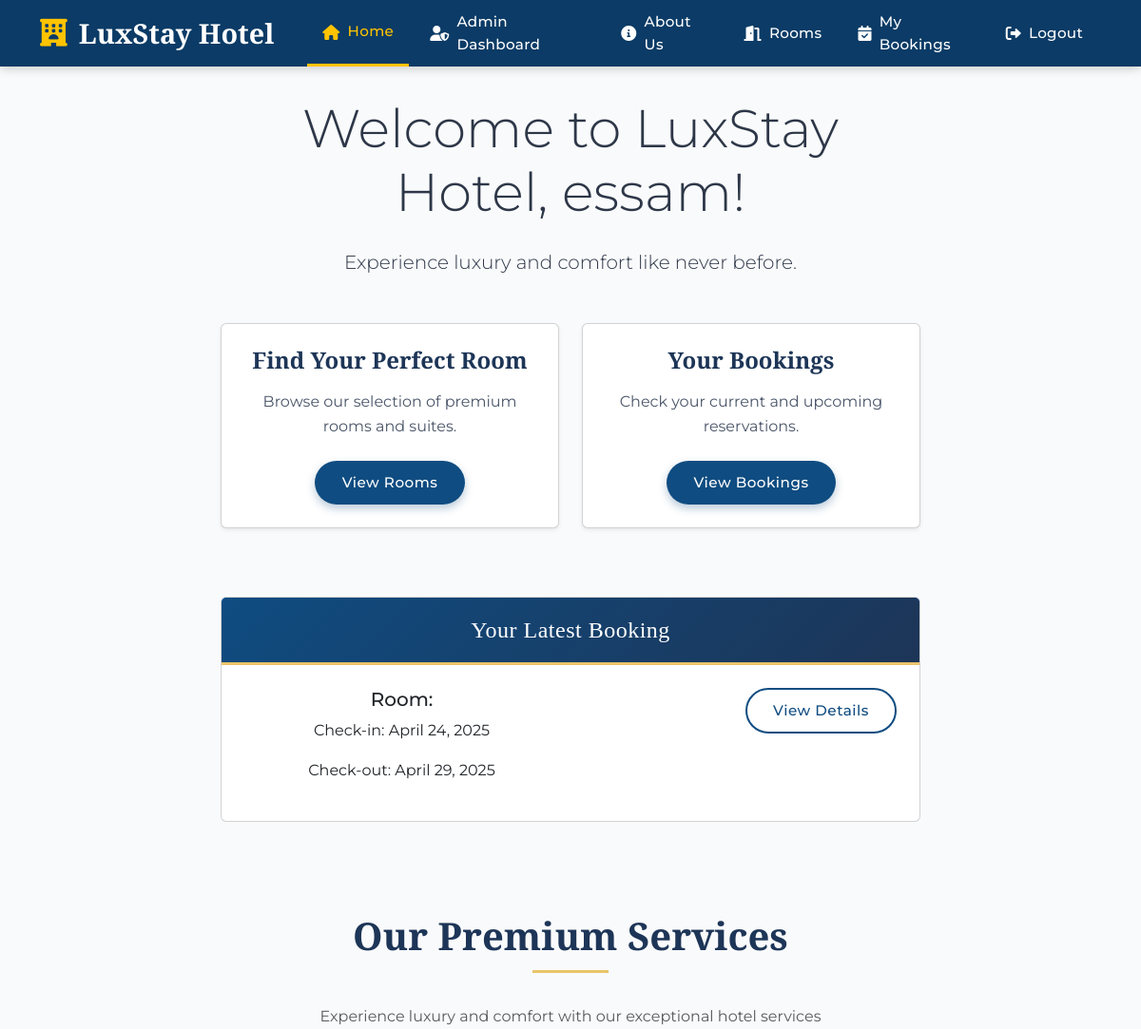
Page / (signed in, upper part) on the earlier database version.
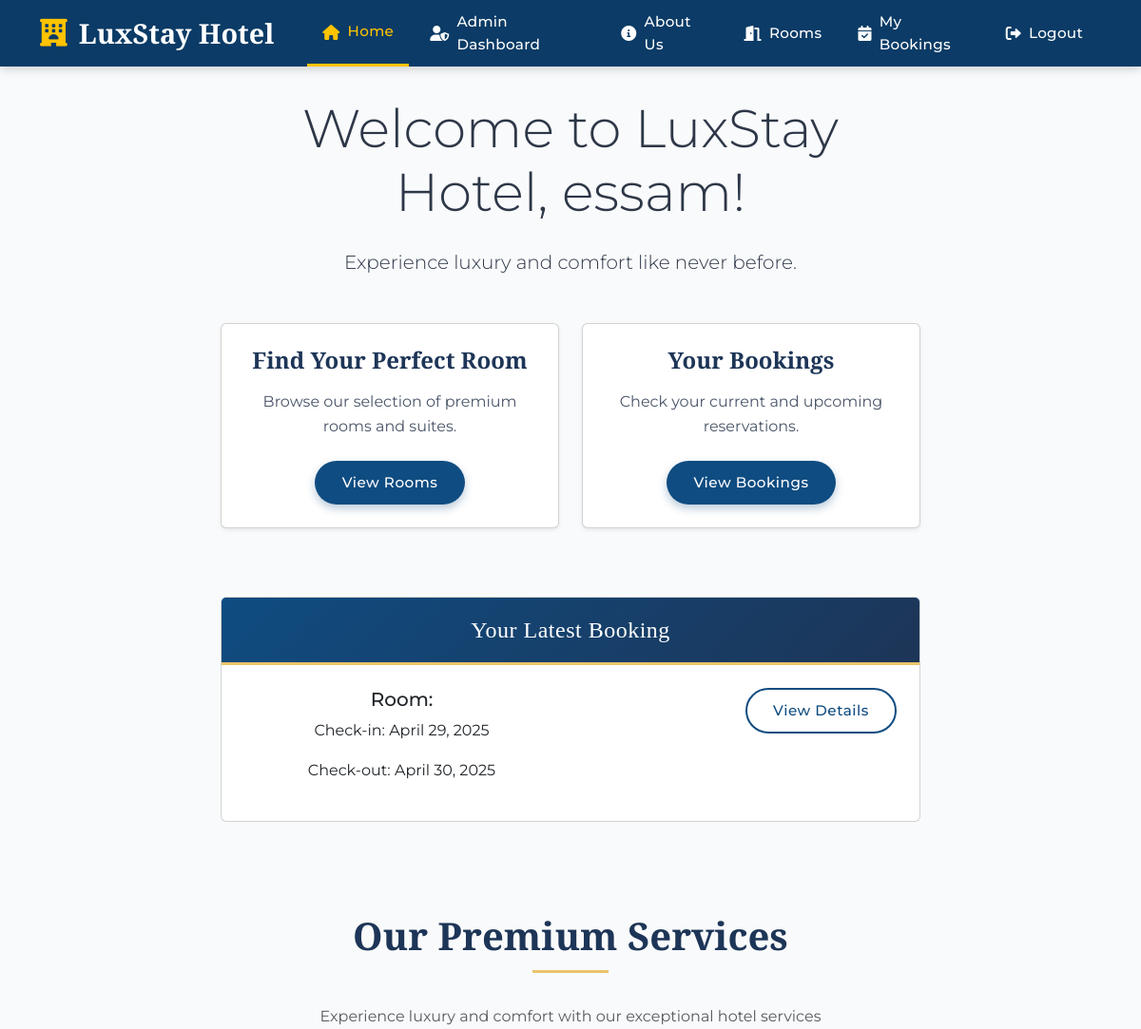
Same page on the later database version.
### models.py (models this page shows, shortened)
class Booking(db.Model):
    __tablename__ = 'bookings'
    b_id = db.Column(db.Integer, primary_key=True)
    user_id = db.Column(db.Integer, db.ForeignKey('users.id'), nullable=False)
    room_id = db.Column(db.Integer, db.ForeignKey('rooms.r_id'), nullable=False)
    check_in_date = db.Column(db.Date, nullable=False)
    check_out_date = db.Column(db.Date, nullable=False)
    status = db.Column(db.String(20), default='confirmed')

### routes.py (the view)
@app.route('/')
@login_required
def home():
    booking = Booking.query.filter_by(user_id=current_user.id).order_by(Booking.check_in_date.desc()).first()
    return render_template('home.html', booking=booking)

### routes.py (called while the page is built)
@login_manager.user_loader
def load_user(user_id):
    return User.query.get(int(user_id))

### templates/home.html (shortened to what this page needs)
{% extends "base.html" %}
{% block content %}
<div class="row">
    <div class="col-md-8 mx-auto text-center">
        <h1 class="display-4 mb-4">Welcome to LuxStay Hotel, {{ current_user.name }}!</h1>
        <p class="lead">Experience luxury and comfort like never before.</p>
        <div class="row mt-5">
            <div class="col-md-6">
                <div class="card mb-4 shadow-sm">
                    <div class="card-body">
                        <h3 class="card-title">Find Your Perfect Room</h3>
                        <p class="card-text">Browse our selection of premium rooms and suites.</p>
                        <a href="{{ url_for('rooms') }}" class="btn btn-primary">View Rooms</a>
                    </div>
                </div>
            </div>
            <div class="col-md-6">
                <div class="card mb-4 shadow-sm">
                    <div class="card-body">
                        <h3 class="card-title">Your Bookings</h3>
                        <p class="card-text">Check your current and upcoming reservations.</p>
                        <a href="{{ url_for('my_bookings') }}" class="btn btn-primary">View Bookings</a>
                    </div>
                </div>
            </div>
        </div>
        {% if booking %}
        <div class="card mt-5">
            <div class="card-header bg-primary text-white">
                <h4 class="mb-0">Your Latest Booking</h4>
            </div>
            <div class="card-body">
                <div class="row">
                    <div class="col-md-6">
                        <h5>Room: {{ booking.room.name }}</h5>
                        <p>Check-in: {{ booking.check_in_date.strftime('%B %d, %Y') }}</p>
                        <p>Check-out: {{ booking.check_out_date.strftime('%B %d, %Y') }}</p>
                    </div>
                    <div class="col-md-6 text-md-end">
                        <a href="{{ url_for('my_bookings') }}" class="btn btn-outline-primary">View Details</a>
                    </div>
                </div>
            </div>
        </div>
        {% endif %}
    </div>
</div>
<section class="services-section py-5 my-5">
<div class="container">
    <div class="text-center mb-5">
        <h2 class="section-title">Our Premium Services</h2>
        <p class="text-muted">Experience luxury and comfort with our exceptional hotel services</p>
    </div>
</div>
</section>
{% endblock %}

Differences in the rows shown:
changed Booking: check_in_date "April 24, 2025" → "April 29, 2025"; check_out_date "April 29, 2025" → "April 30, 2025"
